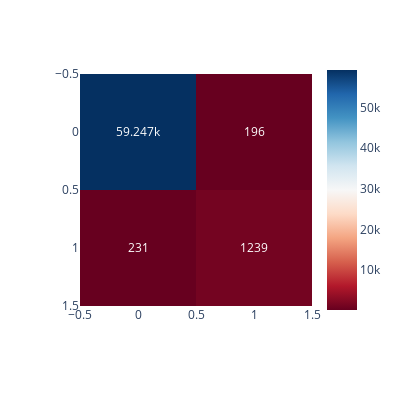

Notebook source saved alongside this figure:
### Code cell
# Random Forest Classifier
RF = RandomForestClassifier(max_depth=4)
RF.fit(X_train, y_train)

predd = RF.predict(w_test)
# Calc  confusion matrix
cm = confusion_matrix(predd, z_test)

# Show CM and classification_repor
print("Random Forest Classifier : \n")
print(f"\nConfusion Matrix :")
fig = px.imshow(cm, text_auto=True, color_continuous_scale='rdbu', width=400, height=400)
fig.show()
print(classification_report(z_test, pred))

### Figure 1 — Plotly figure (JSON) as saved in the notebook; plotly's stock layout.template omitted (floating-point values rounded to 4 significant figures)
{"data": [{"coloraxis": "coloraxis", "hovertemplate": "x: %{x}<br>y: %{y}<br>color: %{z}<extra></extra>", "name": "0", "texttemplate": "%{z}", "type": "heatmap", "xaxis": "x", "yaxis": "y", "z": [[59247, 196], [231, 1239]]}], "layout": {"coloraxis": {"colorscale": [[0, "rgb(103,0,31)"], [0.1, "rgb(178,24,43)"], [0.2, "rgb(214,96,77)"], [0.3, "rgb(244,165,130)"], [0.4, "rgb(253,219,199)"], [0.5, "rgb(247,247,247)"], [0.6, "rgb(209,229,240)"], [0.7, "rgb(146,197,222)"], [0.8, "rgb(67,147,195)"], [0.9, "rgb(33,102,172)"], [1, "rgb(5,48,97)"]]}, "height": 400, "margin": {"t": 60}, "width": 400, "xaxis": {"anchor": "y", "constrain": "domain", "domain": [0, 1], "scaleanchor": "y"}, "yaxis": {"anchor": "x", "autorange": "reversed", "constrain": "domain", "domain": [0, 1]}}}
